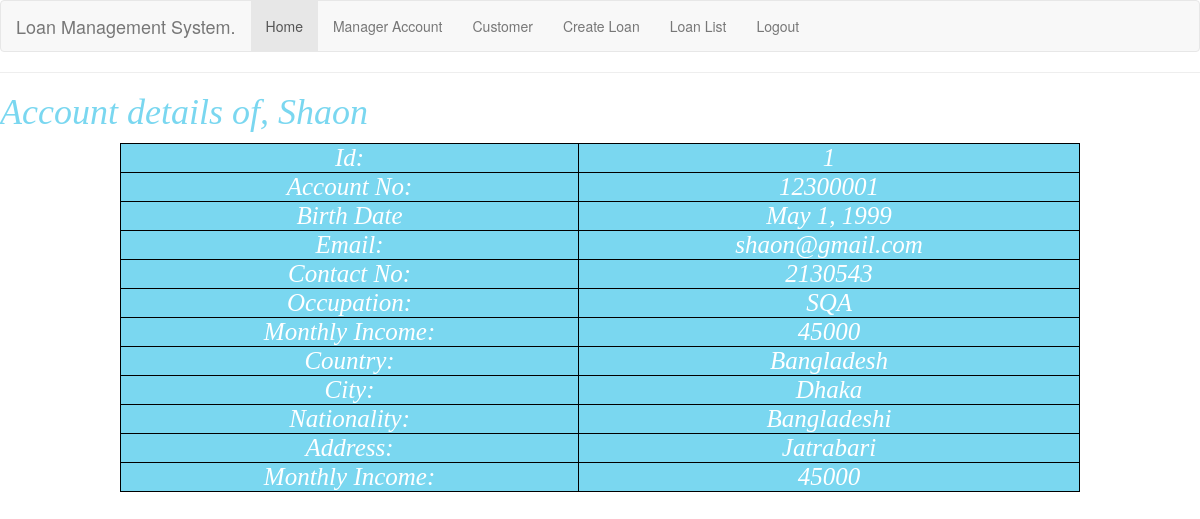
The app's page /customer_details/1/ (signed in) with its own data.
### accounts/models.py (models this page shows, shortened)
class BankCustomer(models.Model):
    account_no = models.CharField(max_length=150, unique=True, default="")
    full_name = models.CharField(max_length=50, default="", blank=False)
    birth_date = models.DateField(null=True, blank=True)
    email = models.EmailField(unique=True, blank=False)
    contact_no = models.CharField(unique=True, null=True, blank=True, max_length=20)
    Address = models.CharField(max_length=512)
    city = models.CharField(max_length=256)
    country = models.CharField(max_length=256)
    nationality = models.CharField(max_length=256)
    occupation = models.CharField(max_length=256)
    monthly_income = models.CharField(max_length=30)

### accounts/views.py (the view)
# urls.py: path('customer_details/<int:pk>/', BankCustomerDetail.as_view(), name='customer_details'),
class BankCustomerDetail(DetailView):
    model = BankCustomer
    template_name = 'accounts/customer_details.html'

### accounts/templates/accounts/customer_details.html (shortened to what this page needs)
{% extends 'base.html' %}
{% block content %}
<h2>{{ title }}</h2><hr>
<head>
</head>
<form method="POST" action="" enctype='multipart/form-data'>
    {% if request.user.is_authenticated %}
    <h1 style="color: #7AD7F0; font-family: times, serif; font-style:italic;">Account details of, {{object.full_name}}</h1>
        <table>
        <tr>
            <td>Id: </td>
            <td>{{object.pk}}</td>
        </tr>
        <tr>
            <td>Account No: </td>
            <td>{{object.account_no}}</td>
        </tr>
        <tr>
            <td>Birth Date</td>
            <td>{{object.birth_date}}</td>
        </tr>
        <tr>
            <td>Email: </td>
            <td>{{object.email}}</td>
        </tr>
        <tr>
            <td>Contact No: </td>
            <td>{{object.contact_no}}</td>
        </tr>
        <tr>
            <td>Occupation: </td>
            <td>{{object.occupation}}</td>
        </tr>
        <tr>
            <td>Monthly Income: </td>
            <td>{{object.monthly_income}}</td>
        </tr>
        <tr>
            <td>Country: </td>
            <td>{{object.country}}</td>
        </tr>
        <tr>
            <td>City: </td>
            <td>{{object.city}}</td>
        </tr>
        <tr>
            <td>Nationality: </td>
            <td>{{object.nationality}}</td>
        </tr>
        <tr>
            <td>Address: </td>
            <td>{{object.Address}}</td>
        </tr>
        <tr>
            <td>Monthly Income: </td>
            <td>{{object.monthly_income}}</td>
        </tr>
    </table>
     {% endif %}
</form>
{% endblock content %}

### accounts/templates/base.html (style rules this page uses)
table { border-collapse: collapse; background-color: white; width:80% }
table,th,td { border: 1px solid black;margin: 10px auto; text-align: center; }
td { padding: 30px; text-align: center; color: black; background-color:white; }

### accounts/templates/accounts/customer_details.html (style rules this page uses)
table { width: 80%; }
td { background-color:#7AD7F0; color: white; font-family: times, serif; font-style:italic; font-size: 25px; }

### records on screen
BankCustomer: full_name "Shaon", pk "1", account_no "12300001", birth_date "May 1, 1999", email "shaon@gmail.com", contact_no "2130543", occupation "SQA", monthly_income "45000", country "Bangladesh", city "Dhaka", nationality "Bangladeshi", Address "Jatrabari"
